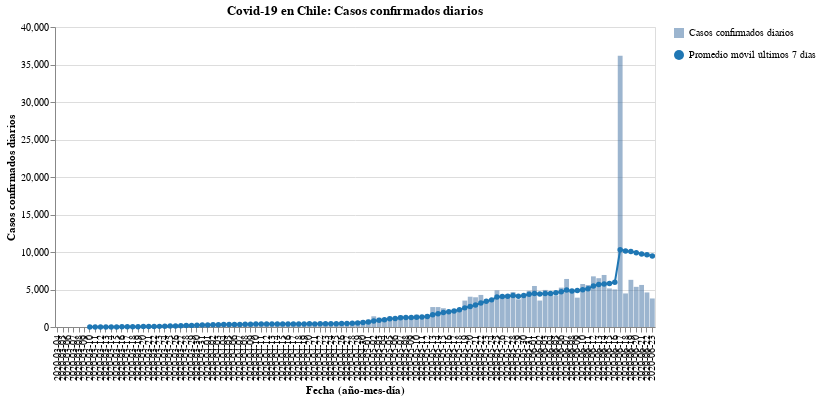

Notebook source saved alongside this figure:
### Code cell
#hide_input
bars, line = my_cases_plot(region)
(bars + line).properties(
    title=f'Covid-19 en Chile: Casos confirmados diarios',
    width=600
)

### Figure 1 — Vega-Lite specification as saved in the notebook (floating-point values rounded to 4 significant figures)
{"config": {"view": {"continuousWidth": 400, "continuousHeight": 300}}, "layer": [{"mark": {"type": "bar", "opacity": 0.7}, "encoding": {"opacity": {"type": "nominal", "field": "Casos confirmados diarios", "legend": {"title": ""}}, "tooltip": [{"type": "nominal", "field": "Fecha"}, {"type": "quantitative", "field": "Casos confirmados"}], "x": {"type": "nominal", "axis": {"title": "Fecha (año-mes-día)"}, "field": "Fecha"}, "y": {"type": "quantitative", "axis": {"title": "Casos confirmados diarios"}, "field": "Casos confirmados"}}}, {"mark": {"type": "line", "color": "#1f77b4", "point": {"filled": true, "fill": "#1f77b4"}}, "encoding": {"shape": {"type": "nominal", "field": "Promedio móvil últimos 7 días", "legend": {"title": ""}}, "x": {"type": "nominal", "axis": {"title": "Fecha (año-mes-día)"}, "field": "Fecha"}, "y": {"type": "quantitative", "field": "Rolling"}}}], "data": {"name": "data-05380a238d3055bb3ce3823f745af700"}, "title": "Covid-19 en Chile: Casos confirmados diarios", "width": 600, "$schema": "https://vega.github.io/schema/vega-lite/v4.8.1.json", "datasets": {"data-05380a238d3055bb3ce3823f745af700": [{"Fecha": "2020-03-04", "Casos confirmados": 2, "Rolling": null, "Casos confirmados diarios": "Casos confirmados diarios", "Promedio móvil últimos 7 días": "Promedio móvil últimos 7 días"}, {"Fecha": "2020-03-05", "Casos confirmados": 1, "Rolling": null, "Casos confirmados diarios": "Casos confirmados diarios", "Promedio móvil últimos 7 días": "Promedio móvil últimos 7 días"}, {"Fecha": "2020-03-06", "Casos confirmados": 1, "Rolling": null, "Casos confirmados diarios": "Casos confirmados diarios", "Promedio móvil últimos 7 días": "Promedio móvil últimos 7 días"}, {"Fecha": "2020-03-07", "Casos confirmados": 2, "Rolling": null, "Casos confirmados diarios": "Casos confirmados diarios", "Promedio móvil últimos 7 días": "Promedio móvil últimos 7 días"}, {"Fecha": "2020-03-08", "Casos confirmados": 3, "Rolling": null, "Casos confirmados diarios": "Casos confirmados diarios", "Promedio móvil últimos 7 días": "Promedio móvil últimos 7 días"}, {"Fecha": "2020-03-09", "Casos confirmados": 5, "Rolling": null, "Casos confirmados diarios": "Casos confirmados diarios", "Promedio móvil últimos 7 días": "Promedio móvil últimos 7 días"}, {"Fecha": "2020-03-10", "Casos confirmados": 2, "Rolling": 2.286, "Casos confirmados diarios": "Casos confirmados diarios", "Promedio móvil últimos 7 días": "Promedio móvil últimos 7 días"}, {"Fecha": "2020-03-11", "Casos confirmados": 6, "Rolling": 2.857, "Casos confirmados diarios": "Casos confirmados diarios", "Promedio móvil últimos 7 días": "Promedio móvil últimos 7 días"}, {"Fecha": "2020-03-12", "Casos confirmados": 10, "Rolling": 4.143, "Casos confirmados diarios": "Casos confirmados diarios", "Promedio móvil últimos 7 días": "Promedio móvil últimos 7 días"}, {"Fecha": "2020-03-13", "Casos confirmados": 10, "Rolling": 5.429, "Casos confirmados diarios": "Casos confirmados diarios", "Promedio móvil últimos 7 días": "Promedio móvil últimos 7 días"}, {"Fecha": "2020-03-14", "Casos confirmados": 18, "Rolling": 7.714, "Casos confirmados diarios": "Casos confirmados diarios", "Promedio móvil últimos 7 días": "Promedio móvil últimos 7 días"}, {"Fecha": "2020-03-15", "Casos confirmados": 14, "Rolling": 9.286, "Casos confirmados diarios": "Casos confirmados diarios", "Promedio móvil últimos 7 días": "Promedio móvil últimos 7 días"}, {"Fecha": "2020-03-16", "Casos confirmados": 81, "Rolling": 20.14, "Casos confirmados diarios": "Casos confirmados diarios", "Promedio móvil últimos 7 días": "Promedio móvil últimos 7 días"}, {"Fecha": "2020-03-17", "Casos confirmados": 45, "Rolling": 26.29, "Casos confirmados diarios": "Casos confirmados diarios", "Promedio móvil últimos 7 días": "Promedio móvil últimos 7 días"}, {"Fecha": "2020-03-18", "Casos confirmados": 37, "Rolling": 30.71, "Casos confirmados diarios": "Casos confirmados diarios", "Promedio móvil últimos 7 días": "Promedio móvil últimos 7 días"}, {"Fecha": "2020-03-19", "Casos confirmados": 104, "Rolling": 44.14, "Casos confirmados diarios": "Casos confirmados diarios", "Promedio móvil últimos 7 días": "Promedio móvil últimos 7 días"}, {"Fecha": "2020-03-20", "Casos confirmados": 92, "Rolling": 55.86, "Casos confirmados diarios": "Casos confirmados diarios", "Promedio móvil últimos 7 días": "Promedio móvil últimos 7 días"}, {"Fecha": "2020-03-21", "Casos confirmados": 103, "Rolling": 68.0, "Casos confirmados diarios": "Casos confirmados diarios", "Promedio móvil últimos 7 días": "Promedio móvil últimos 7 días"}, {"Fecha": "2020-03-22", "Casos confirmados": 95, "Rolling": 79.57, "Casos confirmados diarios": "Casos confirmados diarios", "Promedio móvil últimos 7 días": "Promedio móvil últimos 7 días"}, {"Fecha": "2020-03-23", "Casos confirmados": 114, "Rolling": 84.29, "Casos confirmados diarios": "Casos confirmados diarios", "Promedio móvil últimos 7 días": "Promedio móvil últimos 7 días"}, {"Fecha": "2020-03-24", "Casos confirmados": 176, "Rolling": 103.0, "Casos confirmados diarios": "Casos confirmados diarios", "Promedio móvil últimos 7 días": "Promedio móvil últimos 7 días"}, {"Fecha": "2020-03-25", "Casos confirmados": 220, "Rolling": 129.1, "Casos confirmados diarios": "Casos confirmados diarios", "Promedio móvil últimos 7 días": "Promedio móvil últimos 7 días"}, {"Fecha": "2020-03-26", "Casos confirmados": 164, "Rolling": 137.7, "Casos confirmados diarios": "Casos confirmados diarios", "Promedio móvil últimos 7 días": "Promedio móvil últimos 7 días"}, {"Fecha": "2020-03-27", "Casos confirmados": 304, "Rolling": 168.0, "Casos confirmados diarios": "Casos confirmados diarios", "Promedio móvil últimos 7 días": "Promedio móvil últimos 7 días"}, {"Fecha": "2020-03-28", "Casos confirmados": 299, "Rolling": 196.0, "Casos confirmados diarios": "Casos confirmados diarios", "Promedio móvil últimos 7 días": "Promedio móvil últimos 7 días"}, {"Fecha": "2020-03-29", "Casos confirmados": 230, "Rolling": 215.3, "Casos confirmados diarios": "Casos confirmados diarios", "Promedio móvil últimos 7 días": "Promedio móvil últimos 7 días"}, {"Fecha": "2020-03-30", "Casos confirmados": 310, "Rolling": 243.3, "Casos confirmados diarios": "Casos confirmados diarios", "Promedio móvil últimos 7 días": "Promedio móvil últimos 7 días"}, {"Fecha": "2020-03-31", "Casos confirmados": 289, "Rolling": 259.4, "Casos confirmados diarios": "Casos confirmados diarios", "Promedio móvil últimos 7 días": "Promedio móvil últimos 7 días"}, {"Fecha": "2020-04-01", "Casos confirmados": 293, "Rolling": 269.9, "Casos confirmados diarios": "Casos confirmados diarios", "Promedio móvil últimos 7 días": "Promedio móvil últimos 7 días"}, {"Fecha": "2020-04-02", "Casos confirmados": 373, "Rolling": 299.7, "Casos confirmados diarios": "Casos confirmados diarios", "Promedio móvil últimos 7 días": "Promedio móvil últimos 7 días"}, {"Fecha": "2020-04-03", "Casos confirmados": 333, "Rolling": 303.9, "Casos confirmados diarios": "Casos confirmados diarios", "Promedio móvil últimos 7 días": "Promedio móvil últimos 7 días"}, {"Fecha": "2020-04-04", "Casos confirmados": 424, "Rolling": 321.7, "Casos confirmados diarios": "Casos confirmados diarios", "Promedio móvil últimos 7 días": "Promedio móvil últimos 7 días"}, {"Fecha": "2020-04-05", "Casos confirmados": 310, "Rolling": 333.1, "Casos confirmados diarios": "Casos confirmados diarios", "Promedio móvil últimos 7 días": "Promedio móvil últimos 7 días"}, {"Fecha": "2020-04-06", "Casos confirmados": 344, "Rolling": 338.0, "Casos confirmados diarios": "Casos confirmados diarios", "Promedio móvil últimos 7 días": "Promedio móvil últimos 7 días"}, {"Fecha": "2020-04-07", "Casos confirmados": 301, "Rolling": 339.7, "Casos confirmados diarios": "Casos confirmados diarios", "Promedio móvil últimos 7 días": "Promedio móvil últimos 7 días"}, {"Fecha": "2020-04-08", "Casos confirmados": 430, "Rolling": 359.3, "Casos confirmados diarios": "Casos confirmados diarios", "Promedio móvil últimos 7 días": "Promedio móvil últimos 7 días"}, {"Fecha": "2020-04-09", "Casos confirmados": 426, "Rolling": 366.9, "Casos confirmados diarios": "Casos confirmados diarios", "Promedio móvil últimos 7 días": "Promedio móvil últimos 7 días"}, {"Fecha": "2020-04-10", "Casos confirmados": 529, "Rolling": 394.9, "Casos confirmados diarios": "Casos confirmados diarios", "Promedio móvil últimos 7 días": "Promedio móvil últimos 7 días"}, {"Fecha": "2020-04-11", "Casos confirmados": 426, "Rolling": 395.1, "Casos confirmados diarios": "Casos confirmados diarios", "Promedio móvil últimos 7 días": "Promedio móvil últimos 7 días"}, {"Fecha": "2020-04-12", "Casos confirmados": 286, "Rolling": 391.7, "Casos confirmados diarios": "Casos confirmados diarios", "Promedio móvil últimos 7 días": "Promedio móvil últimos 7 días"}, {"Fecha": "2020-04-13", "Casos confirmados": 312, "Rolling": 387.1, "Casos confirmados diarios": "Casos confirmados diarios", "Promedio móvil últimos 7 días": "Promedio móvil últimos 7 días"}, {"Fecha": "2020-04-14", "Casos confirmados": 392, "Rolling": 400.1, "Casos confirmados diarios": "Casos confirmados diarios", "Promedio móvil últimos 7 días": "Promedio móvil últimos 7 días"}, {"Fecha": "2020-04-15", "Casos confirmados": 356, "Rolling": 389.6, "Casos confirmados diarios": "Casos confirmados diarios", "Promedio móvil últimos 7 días": "Promedio móvil últimos 7 días"}, {"Fecha": "2020-04-16", "Casos confirmados": 534, "Rolling": 405.0, "Casos confirmados diarios": "Casos confirmados diarios", "Promedio móvil últimos 7 días": "Promedio móvil últimos 7 días"}, {"Fecha": "2020-04-17", "Casos confirmados": 445, "Rolling": 393.0, "Casos confirmados diarios": "Casos confirmados diarios", "Promedio móvil últimos 7 días": "Promedio móvil últimos 7 días"}, {"Fecha": "2020-04-18", "Casos confirmados": 478, "Rolling": 400.4, "Casos confirmados diarios": "Casos confirmados diarios", "Promedio móvil últimos 7 días": "Promedio móvil últimos 7 días"}, {"Fecha": "2020-04-19", "Casos confirmados": 358, "Rolling": 410.7, "Casos confirmados diarios": "Casos confirmados diarios", "Promedio móvil últimos 7 días": "Promedio móvil últimos 7 días"}, {"Fecha": "2020-04-20", "Casos confirmados": 419, "Rolling": 426.0, "Casos confirmados diarios": "Casos confirmados diarios", "Promedio móvil últimos 7 días": "Promedio móvil últimos 7 días"}, {"Fecha": "2020-04-21", "Casos confirmados": 325, "Rolling": 416.4, "Casos confirmados diarios": "Casos confirmados diarios", "Promedio móvil últimos 7 días": "Promedio móvil últimos 7 días"}, {"Fecha": "2020-04-22", "Casos confirmados": 464, "Rolling": 431.9, "Casos confirmados diarios": "Casos confirmados diarios", "Promedio móvil últimos 7 días": "Promedio móvil últimos 7 días"}, {"Fecha": "2020-04-23", "Casos confirmados": 516, "Rolling": 429.3, "Casos confirmados diarios": "Casos confirmados diarios", "Promedio móvil últimos 7 días": "Promedio móvil últimos 7 días"}, {"Fecha": "2020-04-24", "Casos confirmados": 494, "Rolling": 436.3, "Casos confirmados diarios": "Casos confirmados diarios", "Promedio móvil últimos 7 días": "Promedio móvil últimos 7 días"}, {"Fecha": "2020-04-25", "Casos confirmados": 552, "Rolling": 446.9, "Casos confirmados diarios": "Casos confirmados diarios", "Promedio móvil últimos 7 días": "Promedio móvil últimos 7 días"}, {"Fecha": "2020-04-26", "Casos confirmados": 473, "Rolling": 463.3, "Casos confirmados diarios": "Casos confirmados diarios", "Promedio móvil últimos 7 días": "Promedio móvil últimos 7 días"}, {"Fecha": "2020-04-27", "Casos confirmados": 482, "Rolling": 472.3, "Casos confirmados diarios": "Casos confirmados diarios", "Promedio móvil últimos 7 días": "Promedio móvil últimos 7 días"}, {"Fecha": "2020-04-28", "Casos confirmados": 552, "Rolling": 504.7, "Casos confirmados diarios": "Casos confirmados diarios", "Promedio móvil últimos 7 días": "Promedio móvil últimos 7 días"}, {"Fecha": "2020-04-29", "Casos confirmados": 770, "Rolling": 548.4, "Casos confirmados diarios": "Casos confirmados diarios", "Promedio móvil últimos 7 días": "Promedio móvil últimos 7 días"}, {"Fecha": "2020-04-30", "Casos confirmados": 888, "Rolling": 601.6, "Casos confirmados diarios": "Casos confirmados diarios", "Promedio móvil últimos 7 días": "Promedio móvil últimos 7 días"}, {"Fecha": "2020-05-01", "Casos confirmados": 985, "Rolling": 671.7, "Casos confirmados diarios": "Casos confirmados diarios", "Promedio móvil últimos 7 días": "Promedio móvil últimos 7 días"}, {"Fecha": "2020-05-02", "Casos confirmados": 1427, "Rolling": 796.7, "Casos confirmados diarios": "Casos confirmados diarios", "Promedio móvil últimos 7 días": "Promedio móvil últimos 7 días"}, {"Fecha": "2020-05-03", "Casos confirmados": 1228, "Rolling": 904.6, "Casos confirmados diarios": "Casos confirmados diarios", "Promedio móvil últimos 7 días": "Promedio móvil últimos 7 días"}, {"Fecha": "2020-05-04", "Casos confirmados": 980, "Rolling": 975.7, "Casos confirmados diarios": "Casos confirmados diarios", "Promedio móvil últimos 7 días": "Promedio móvil últimos 7 días"}, {"Fecha": "2020-05-05", "Casos confirmados": 1373, "Rolling": 1093.0, "Casos confirmados diarios": "Casos confirmados diarios", "Promedio móvil últimos 7 días": "Promedio móvil últimos 7 días"}, {"Fecha": "2020-05-06", "Casos confirmados": 1032, "Rolling": 1130.0, "Casos confirmados diarios": "Casos confirmados diarios", "Promedio móvil últimos 7 días": "Promedio móvil últimos 7 días"}, {"Fecha": "2020-05-07", "Casos confirmados": 1533, "Rolling": 1223.0, "Casos confirmados diarios": "Casos confirmados diarios", "Promedio móvil últimos 7 días": "Promedio móvil últimos 7 días"}, {"Fecha": "2020-05-08", "Casos confirmados": 1391, "Rolling": 1281.0, "Casos confirmados diarios": "Casos confirmados diarios", "Promedio móvil últimos 7 días": "Promedio móvil últimos 7 días"}, {"Fecha": "2020-05-09", "Casos confirmados": 1247, "Rolling": 1255.0, "Casos confirmados diarios": "Casos confirmados diarios", "Promedio móvil últimos 7 días": "Promedio móvil últimos 7 días"}, {"Fecha": "2020-05-10", "Casos confirmados": 1647, "Rolling": 1315.0, "Casos confirmados diarios": "Casos confirmados diarios", "Promedio móvil últimos 7 días": "Promedio móvil últimos 7 días"}, {"Fecha": "2020-05-11", "Casos confirmados": 1197, "Rolling": 1346.0, "Casos confirmados diarios": "Casos confirmados diarios", "Promedio móvil últimos 7 días": "Promedio móvil últimos 7 días"}, {"Fecha": "2020-05-12", "Casos confirmados": 1658, "Rolling": 1386.0, "Casos confirmados diarios": "Casos confirmados diarios", "Promedio móvil últimos 7 días": "Promedio móvil últimos 7 días"}, {"Fecha": "2020-05-13", "Casos confirmados": 2660, "Rolling": 1619.0, "Casos confirmados diarios": "Casos confirmados diarios", "Promedio móvil últimos 7 días": "Promedio móvil últimos 7 días"}, {"Fecha": "2020-05-14", "Casos confirmados": 2659, "Rolling": 1780.0, "Casos confirmados diarios": "Casos confirmados diarios", "Promedio móvil últimos 7 días": "Promedio móvil últimos 7 días"}, {"Fecha": "2020-05-15", "Casos confirmados": 2502, "Rolling": 1939.0, "Casos confirmados diarios": "Casos confirmados diarios", "Promedio móvil últimos 7 días": "Promedio móvil últimos 7 días"}, {"Fecha": "2020-05-16", "Casos confirmados": 1886, "Rolling": 2030.0, "Casos confirmados diarios": "Casos confirmados diarios", "Promedio móvil últimos 7 días": "Promedio móvil últimos 7 días"}, {"Fecha": "2020-05-17", "Casos confirmados": 2353, "Rolling": 2131.0, "Casos confirmados diarios": "Casos confirmados diarios", "Promedio móvil últimos 7 días": "Promedio móvil últimos 7 días"}, {"Fecha": "2020-05-18", "Casos confirmados": 2278, "Rolling": 2285.0, "Casos confirmados diarios": "Casos confirmados diarios", "Promedio móvil últimos 7 días": "Promedio móvil últimos 7 días"}, {"Fecha": "2020-05-19", "Casos confirmados": 3520, "Rolling": 2551.0, "Casos confirmados diarios": "Casos confirmados diarios", "Promedio móvil últimos 7 días": "Promedio móvil últimos 7 días"}, {"Fecha": "2020-05-20", "Casos confirmados": 4038, "Rolling": 2748.0, "Casos confirmados diarios": "Casos confirmados diarios", "Promedio móvil últimos 7 días": "Promedio móvil últimos 7 días"}, {"Fecha": "2020-05-21", "Casos confirmados": 3964, "Rolling": 2934.0, "Casos confirmados diarios": "Casos confirmados diarios", "Promedio móvil últimos 7 días": "Promedio móvil últimos 7 días"}, {"Fecha": "2020-05-22", "Casos confirmados": 4276, "Rolling": 3188.0, "Casos confirmados diarios": "Casos confirmados diarios", "Promedio móvil últimos 7 días": "Promedio móvil últimos 7 días"}, {"Fecha": "2020-05-23", "Casos confirmados": 3536, "Rolling": 3424.0, "Casos confirmados diarios": "Casos confirmados diarios", "Promedio móvil últimos 7 días": "Promedio móvil últimos 7 días"}, {"Fecha": "2020-05-24", "Casos confirmados": 3709, "Rolling": 3617.0, "Casos confirmados diarios": "Casos confirmados diarios", "Promedio móvil últimos 7 días": "Promedio móvil últimos 7 días"}, {"Fecha": "2020-05-25", "Casos confirmados": 4895, "Rolling": 3991.0, "Casos confirmados diarios": "Casos confirmados diarios", "Promedio móvil últimos 7 días": "Promedio móvil últimos 7 días"}, {"Fecha": "2020-05-26", "Casos confirmados": 3964, "Rolling": 4055.0, "Casos confirmados diarios": "Casos confirmados diarios", "Promedio móvil últimos 7 días": "Promedio móvil últimos 7 días"}, {"Fecha": "2020-05-27", "Casos confirmados": 4328, "Rolling": 4096.0, "Casos confirmados diarios": "Casos confirmados diarios", "Promedio móvil últimos 7 días": "Promedio móvil últimos 7 días"}, {"Fecha": "2020-05-28", "Casos confirmados": 4654, "Rolling": 4195.0, "Casos confirmados diarios": "Casos confirmados diarios", "Promedio móvil últimos 7 días": "Promedio móvil últimos 7 días"}, {"Fecha": "2020-05-29", "Casos confirmados": 3695, "Rolling": 4112.0, "Casos confirmados diarios": "Casos confirmados diarios", "Promedio móvil últimos 7 días": "Promedio móvil últimos 7 días"}, {"Fecha": "2020-05-30", "Casos confirmados": 4220, "Rolling": 4209.0, "Casos confirmados diarios": "Casos confirmados diarios", "Promedio móvil últimos 7 días": "Promedio móvil últimos 7 días"}, {"Fecha": "2020-05-31", "Casos confirmados": 4830, "Rolling": 4369.0, "Casos confirmados diarios": "Casos confirmados diarios", "Promedio móvil últimos 7 días": "Promedio móvil últimos 7 días"}, {"Fecha": "2020-06-01", "Casos confirmados": 5471, "Rolling": 4452.0, "Casos confirmados diarios": "Casos confirmados diarios", "Promedio móvil últimos 7 días": "Promedio móvil últimos 7 días"}, {"Fecha": "2020-06-02", "Casos confirmados": 3527, "Rolling": 4389.0, "Casos confirmados diarios": "Casos confirmados diarios", "Promedio móvil últimos 7 días": "Promedio móvil últimos 7 días"}, {"Fecha": "2020-06-03", "Casos confirmados": 4942, "Rolling": 4477.0, "Casos confirmados diarios": "Casos confirmados diarios", "Promedio móvil últimos 7 días": "Promedio móvil últimos 7 días"}, {"Fecha": "2020-06-04", "Casos confirmados": 4664, "Rolling": 4478.0, "Casos confirmados diarios": "Casos confirmados diarios", "Promedio móvil últimos 7 días": "Promedio móvil últimos 7 días"}, {"Fecha": "2020-06-05", "Casos confirmados": 4207, "Rolling": 4552.0, "Casos confirmados diarios": "Casos confirmados diarios", "Promedio móvil últimos 7 días": "Promedio móvil últimos 7 días"}, {"Fecha": "2020-06-06", "Casos confirmados": 5246, "Rolling": 4698.0, "Casos confirmados diarios": "Casos confirmados diarios", "Promedio móvil últimos 7 días": "Promedio móvil últimos 7 días"}, {"Fecha": "2020-06-07", "Casos confirmados": 6405, "Rolling": 4923.0, "Casos confirmados diarios": "Casos confirmados diarios", "Promedio móvil últimos 7 días": "Promedio móvil últimos 7 días"}, {"Fecha": "2020-06-08", "Casos confirmados": 4696, "Rolling": 4812.0, "Casos confirmados diarios": "Casos confirmados diarios", "Promedio móvil últimos 7 días": "Promedio móvil últimos 7 días"}, {"Fecha": "2020-06-09", "Casos confirmados": 3913, "Rolling": 4868.0, "Casos confirmados diarios": "Casos confirmados diarios", "Promedio móvil últimos 7 días": "Promedio móvil últimos 7 días"}, {"Fecha": "2020-06-10", "Casos confirmados": 5737, "Rolling": 4981.0, "Casos confirmados diarios": "Casos confirmados diarios", "Promedio móvil últimos 7 días": "Promedio móvil últimos 7 días"}, {"Fecha": "2020-06-11", "Casos confirmados": 5596, "Rolling": 5114.0, "Casos confirmados diarios": "Casos confirmados diarios", "Promedio móvil últimos 7 días": "Promedio móvil últimos 7 días"}, {"Fecha": "2020-06-12", "Casos confirmados": 6754, "Rolling": 5478.0, "Casos confirmados diarios": "Casos confirmados diarios", "Promedio móvil últimos 7 días": "Promedio móvil últimos 7 días"}, {"Fecha": "2020-06-13", "Casos confirmados": 6509, "Rolling": 5659.0, "Casos confirmados diarios": "Casos confirmados diarios", "Promedio móvil últimos 7 días": "Promedio móvil últimos 7 días"}, {"Fecha": "2020-06-14", "Casos confirmados": 6938, "Rolling": 5735.0, "Casos confirmados diarios": "Casos confirmados diarios", "Promedio móvil últimos 7 días": "Promedio móvil últimos 7 días"}, {"Fecha": "2020-06-15", "Casos confirmados": 5143, "Rolling": 5799.0, "Casos confirmados diarios": "Casos confirmados diarios", "Promedio móvil últimos 7 días": "Promedio móvil últimos 7 días"}, {"Fecha": "2020-06-16", "Casos confirmados": 5013, "Rolling": 5956.0, "Casos confirmados diarios": "Casos confirmados diarios", "Promedio móvil últimos 7 días": "Promedio móvil últimos 7 días"}, {"Fecha": "2020-06-17", "Casos confirmados": 36179, "Rolling": 10300.0, "Casos confirmados diarios": "Casos confirmados diarios", "Promedio móvil últimos 7 días": "Promedio móvil últimos 7 días"}, {"Fecha": "2020-06-18", "Casos confirmados": 4475, "Rolling": 10140.0, "Casos confirmados diarios": "Casos confirmados diarios", "Promedio móvil últimos 7 días": "Promedio móvil últimos 7 días"}, {"Fecha": "2020-06-19", "Casos confirmados": 6290, "Rolling": 10080.0, "Casos confirmados diarios": "Casos confirmados diarios", "Promedio móvil últimos 7 días": "Promedio móvil últimos 7 días"}, {"Fecha": "2020-06-20", "Casos confirmados": 5355, "Rolling": 9913.0, "Casos confirmados diarios": "Casos confirmados diarios", "Promedio móvil últimos 7 días": "Promedio móvil últimos 7 días"}, {"Fecha": "2020-06-21", "Casos confirmados": 5607, "Rolling": 9723.0, "Casos confirmados diarios": "Casos confirmados diarios", "Promedio móvil últimos 7 días": "Promedio móvil últimos 7 días"}, {"Fecha": "2020-06-22", "Casos confirmados": 4608, "Rolling": 9647.0, "Casos confirmados diarios": "Casos confirmados diarios", "Promedio móvil últimos 7 días": "Promedio móvil últimos 7 días"}, {"Fecha": "2020-06-23", "Casos confirmados": 3804, "Rolling": 9474.0, "Casos confirmados diarios": "Casos confirmados diarios", "Promedio móvil últimos 7 días": "Promedio móvil últimos 7 días"}]}}
